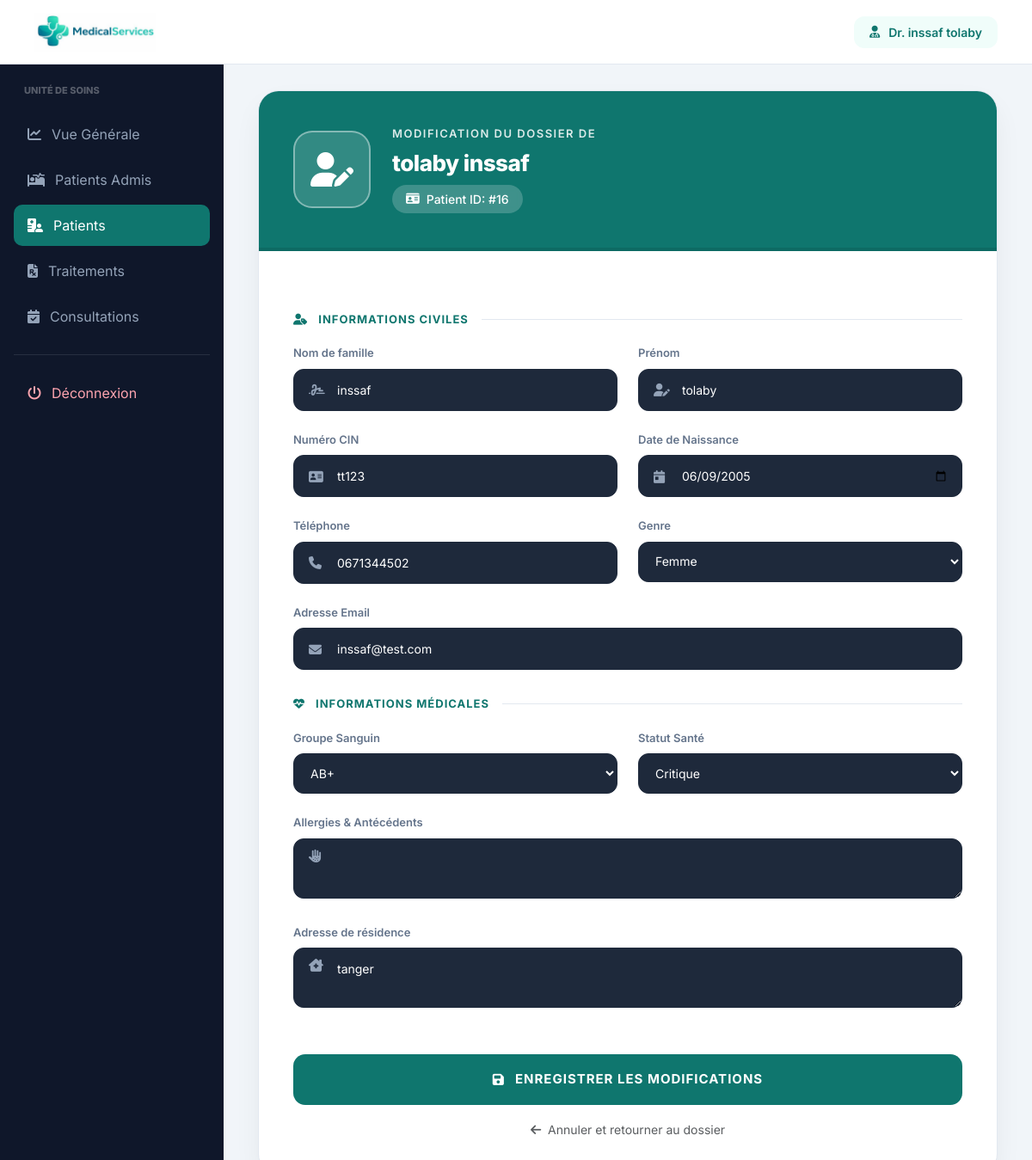
Page /connexio_utilisateur/modifier_patient.php?id=16 (signed in) on the earlier database version.
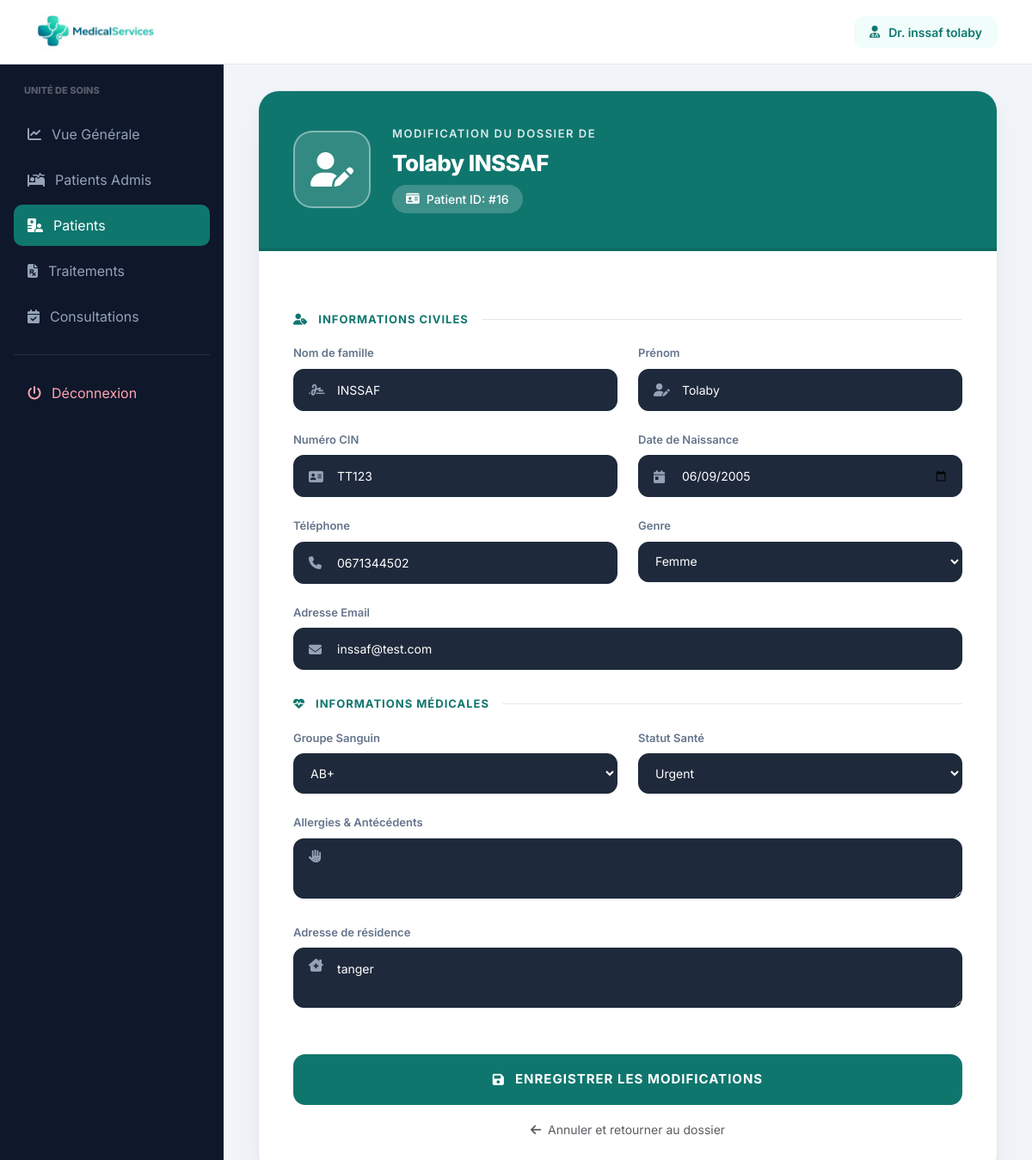
Same page on the later database version.
### tables this page shows
CREATE TABLE `patients` (
  `id_patient` int(11) NOT NULL,
  `CIN` varchar(10) NOT NULL,
  `nom` varchar(50) NOT NULL,
  `prenom` varchar(50) NOT NULL,
  `date_naissance` date DEFAULT NULL,
  `sexe` varchar(255) DEFAULT NULL,
  `adresse` varchar(100) DEFAULT NULL,
  `telephone` varchar(20) DEFAULT NULL,
  `email` varchar(50) DEFAULT NULL,
  `groupe_sanguin` varchar(255) NOT NULL,
  `statut` varchar(255) NOT NULL DEFAULT 'stable',
  `allergies` text NOT NULL,
  `date_inscription` timestamp NOT NULL DEFAULT current_timestamp(),
  `id_medecin` int(11) NOT NULL
);

### connexio_utilisateur/modifier_patient.php (the view, shortened to what the changed rows need)
<?php
include("../config/connexion.php");
$id_medecin = $_SESSION['user_id'];
$id_patient = $_GET['id'] ?? null;
$stmt = $pdo->prepare("SELECT * FROM patients WHERE id_patient = ? AND id_medecin = ?");
$stmt->execute([$id_patient, $id_medecin]);
$patient = $stmt->fetch(PDO::FETCH_ASSOC);
?>
<!DOCTYPE html>
<html lang="fr">
<head>
    <link rel="stylesheet" href="https://cdnjs.cloudflare.com/ajax/libs/font-awesome/6.5.0/css/all.min.css">
    <link href="https://cdn.jsdelivr.net/npm/bootstrap@5.3.2/dist/css/bootstrap.min.css" rel="stylesheet">
</head>
<body>
<div class="wrapper">
    <main class="content">
        <div class="form-card">
            <div class="form-header-profile">
                <div>
                    <div class="medecin-title">Modification du dossier de</div>
                    <div class="medecin-name"><?= htmlspecialchars($patient['prenom']." ".$patient['nom']) ?></div>
                    <div class="medecin-spec">
                        <i class="fa-solid fa-id-card me-2"></i>
                        Patient ID: #<?= $id_patient ?>
                    </div>
                </div>
            </div>
            <form method="POST" class="form-body">
                <div class="row g-4">
                    <div class="col-md-6">
                        <div class="input-group-custom">
                            <i class="fa-solid fa-signature"></i>
                            <input type="text" name="nom" class="form-control-modern" value="<?= htmlspecialchars($patient['nom']) ?>" required>
                        </div>
                    </div>
                    <div class="col-md-6">
                        <div class="input-group-custom">
                            <i class="fa-solid fa-user-pen"></i>
                            <input type="text" name="prenom" class="form-control-modern" value="<?= htmlspecialchars($patient['prenom']) ?>" required>
                        </div>
                    </div>
                    <div class="col-md-6">
                        <div class="input-group-custom">
                            <i class="fa-solid fa-address-card"></i>
                            <input type="text" name="cin" class="form-control-modern" value="<?= htmlspecialchars($patient['CIN']) ?>" required>
                        </div>
                    </div>
                    <div class="col-md-6">
                        <div class="input-group-custom">
                            <i class="fa-solid fa-calendar-day"></i>
                            <input type="date" name="date_naissance" class="form-control-modern" value="<?= $patient['date_naissance'] ?>" required>
                        </div>
                    </div>
                    <div class="col-md-6">
                        <div class="input-group-custom">
                            <i class="fa-solid fa-phone"></i>
                            <input type="tel" name="telephone" class="form-control-modern" value="<?= htmlspecialchars($patient['telephone']) ?>" required>
                        </div>
                    </div>
                    <div class="col-md-6">
                        <label class="form-label">Genre</label>
                        <select name="sexe" class="form-select-modern" required>
                            <option value="F" <?= $patient['sexe'] == 'F' ? 'selected' : '' ?>>Femme</option>
                        </select>
                    </div>
                    <div class="col-12">
                        <div class="input-group-custom">
                            <i class="fa-solid fa-envelope"></i>
                            <input type="email" name="email" class="form-control-modern" value="<?= htmlspecialchars($patient['email']) ?>">
                        </div>
                    </div>
                </div>
                <div class="row g-4">
                    <div class="col-md-6">
                        <label class="form-label">Groupe Sanguin</label>
                        <select name="groupe_sanguin" class="form-select-modern">
                            <?php $groupes = ['A+', 'A-', 'B+', 'B-', 'AB+', 'AB-', 'O+', 'O-'];
                            foreach($groupes as $g): ?>
                                <option value="<?= $g ?>" <?= $patient['groupe_sanguin'] == $g ? 'selected' : '' ?>><?= $g ?></option>
                            <?php endforeach; ?>
                        </select>
                    </div>
                    <div class="col-md-6">
                        <label class="form-label">Statut Santé</label>
                        <select name="statut" class="form-select-modern">
                            <?php $statuts = ['Stable', 'En observation', 'Urgent', 'Critique'];
                            foreach($statuts as $s): ?>
                                <option value="<?= $s ?>" <?= $patient['statut'] == $s ? 'selected' : '' ?>><?= $s ?></option>
                            <?php endforeach; ?>
                        </select>
                    </div>
                    <div class="col-12">
                        <div class="input-group-custom">
                            <i class="fa-solid fa-house-chimney-medical fa-textarea" style="top:20px;"></i>
                            <textarea name="adresse" class="form-control-modern" rows="2" required><?= htmlspecialchars($patient['adresse']) ?></textarea>
                        </div>
                    </div>
                </div>
            </form>
        </div>
    </main>
</div>
</body>
</html>

Differences in the rows shown:
changed patients "Femme": prenom+nom "tolaby inssaf" → "Tolaby INSSAF"; nom "inssaf" → "INSSAF"; prenom "tolaby" → "Tolaby"; cin "tt123" → "TT123"; statut "Critique" → "Urgent"
